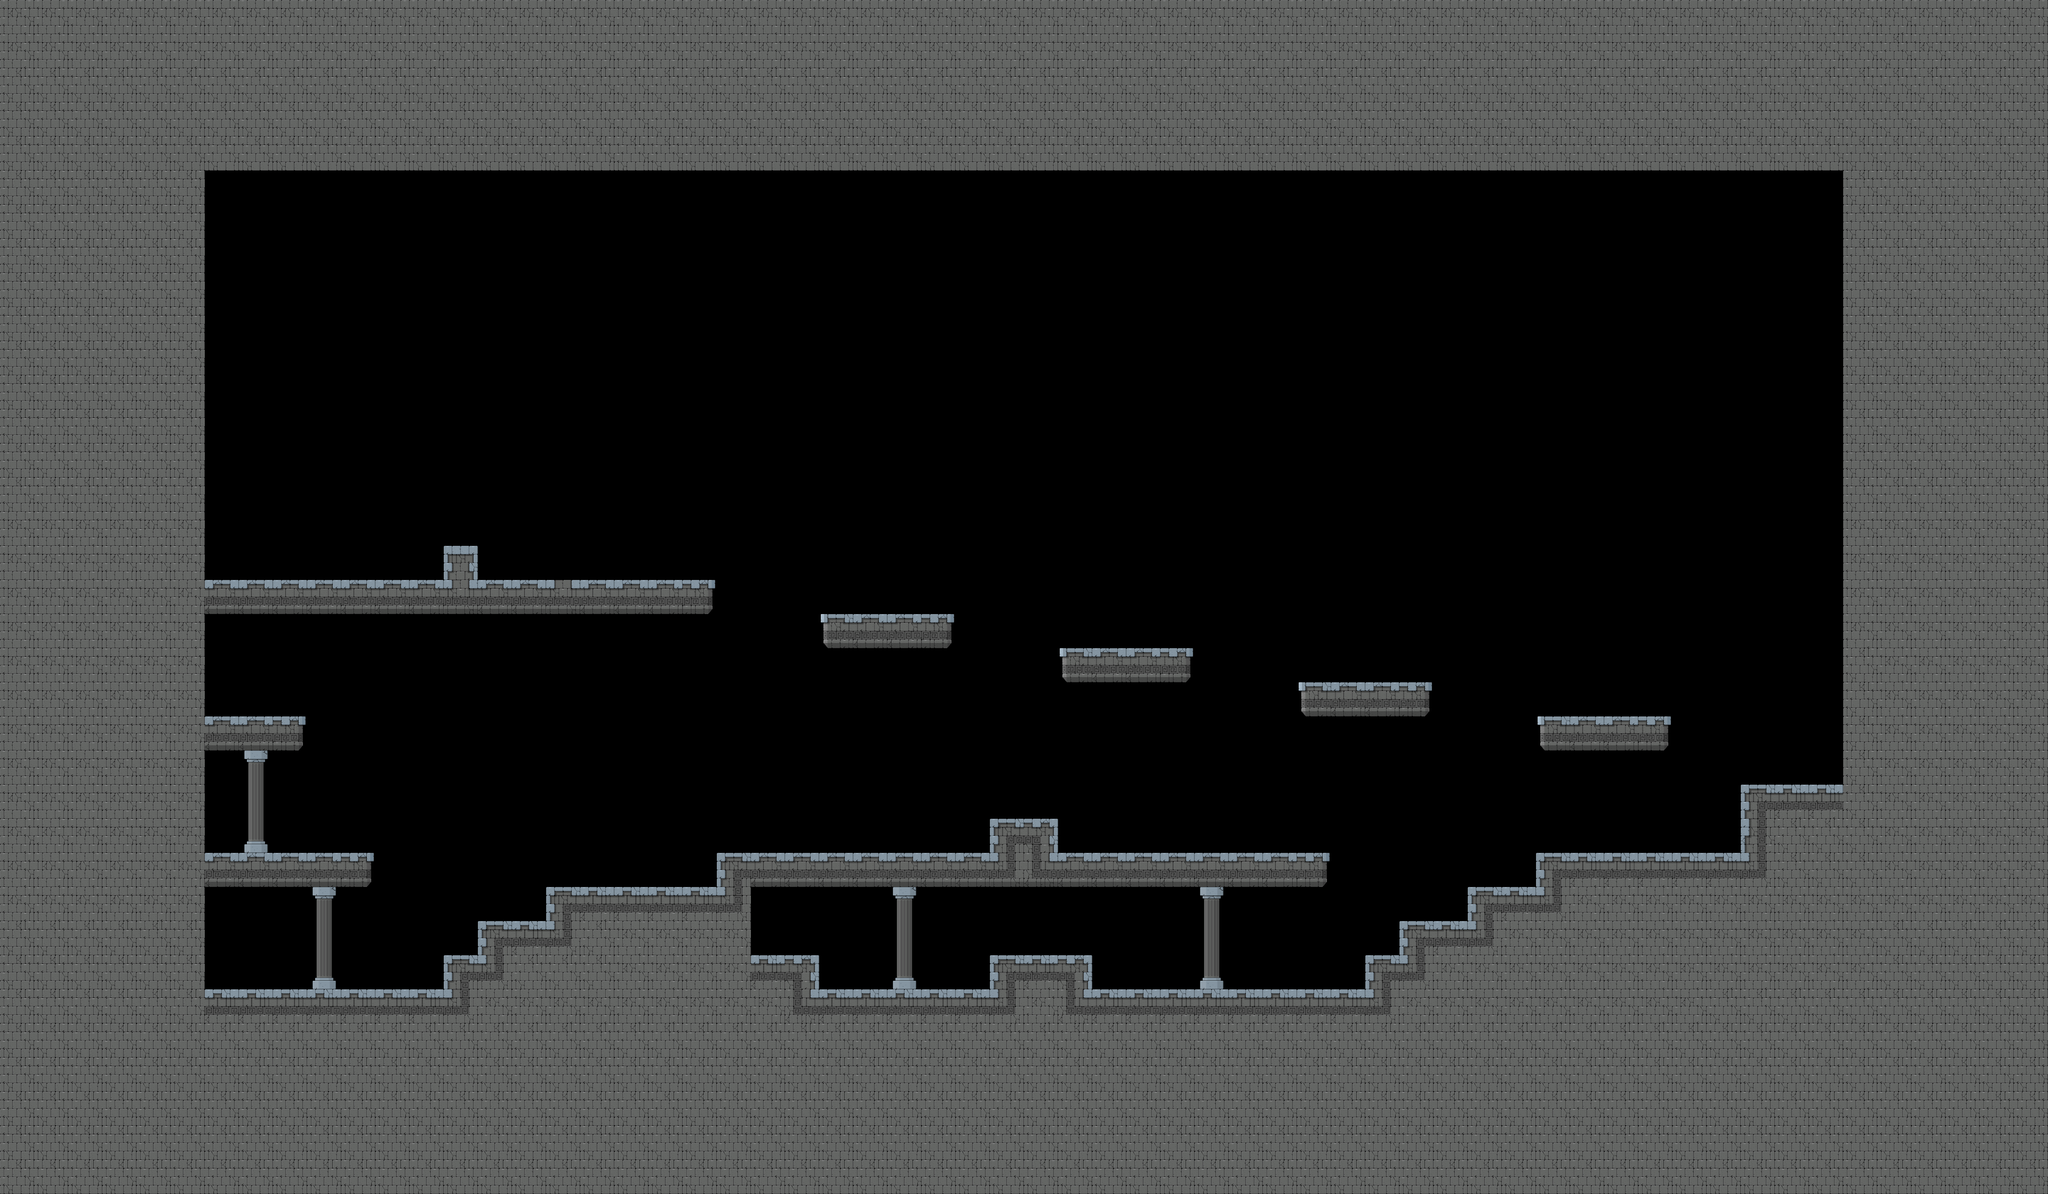

The image is a tile-based game level rendered from a .tmx file. Its description and source (layers, tilesets, objects; grid data summarised) follow:
An orthogonal 60x35 tile map with 64x64 px tiles, 2 tile layers (Pillars, Collisions), 2 hidden layers not drawn and 25 objects (PlayerSpawn1).

<map version="1.0" orientation="orthogonal" renderorder="right-down" width="60" height="35" tilewidth="64" tileheight="64" nextobjectid="42">
 <tileset firstgid="1" name="Tileset" tilewidth="64" tileheight="64" tilecount="72" columns="8">
  <image source="Tileset.png" width="512" height="576" />
 </tileset>
 <layer name="backdrop" width="60" height="35" visible="0">
  <data>[2100 cells, 2100 non-empty, 9 distinct tile ids]</data>
 </layer>
 <layer name="Pillars" width="60" height="35">
  <data>[2100 cells, 12 non-empty, 3 distinct tile ids]</data>
 </layer>
 <layer name="Collisions" width="60" height="35">
  <data>[2100 cells, 1089 non-empty, 15 distinct tile ids]</data>
 </layer>
 <layer name="Unused slopes" width="60" height="35" visible="0">
  <data>[2100 cells, 20 non-empty, 9 distinct tile ids]</data>
 </layer>
 <objectgroup color="#00ff00" name="PlayerSpawn">
  <object id="40" name="PlayerSpawn1" x="448" y="1792" width="64" height="64" />
 </objectgroup>
 <objectgroup color="#00a000" name="Goal">
  <object id="16" x="528" y="1056" width="32" height="32" />
 </objectgroup>
 <objectgroup color="#a00000" name="Enemies">
  <object id="8" x="1488" y="1552" width="32" height="32" />
  <object id="9" x="2320" y="1552" width="32" height="32" />
  <object id="10" x="656" y="1552" width="32" height="32" />
  <object id="11" x="3152" y="1552" width="32" height="32" />
  <object id="12" x="2192" y="1808" width="32" height="32" />
  <object id="15" x="1616" y="1808" width="32" height="32" />
  <object id="19" x="1104" y="1040" width="32" height="32" />
  <object id="21" x="1680" y="1104" width="32" height="32" />
  <object id="22" x="2128" y="1168" width="32" height="32" />
  <object id="23" x="2576" y="1232" width="32" height="32" />
  <object id="24" x="3024" y="1296" width="32" height="32" />
 </objectgroup>
 <objectgroup color="#ff0000" name="Healthpacks">
  <object id="25" x="464" y="1312" width="32" height="32" />
  <object id="26" x="1936" y="1760" width="32" height="32" />
 </objectgroup>
 <objectgroup color="#ffff00" name="Gold">
  <object id="32" x="3344" y="1440" width="32" height="32" />
  <object id="34" x="1424" y="992" width="32" height="32" />
 </objectgroup>
 <objectgroup name="Silver">
  <object id="30" x="1872" y="1504" width="32" height="32" />
  <object id="31" x="1936" y="1504" width="32" height="32" />
  <object id="35" x="1872" y="1056" width="32" height="32" />
  <object id="36" x="2768" y="1184" width="32" height="32" />
 </objectgroup>
 <objectgroup color="#ffaa00" name="Bronze">
  <object id="27" x="1168" y="1632" width="32" height="32" />
  <object id="28" x="1104" y="1632" width="32" height="32" />
  <object id="29" x="1232" y="1632" width="32" height="32" />
  <object id="37" x="2320" y="1120" width="32" height="32" />
 </objectgroup>
</map>
